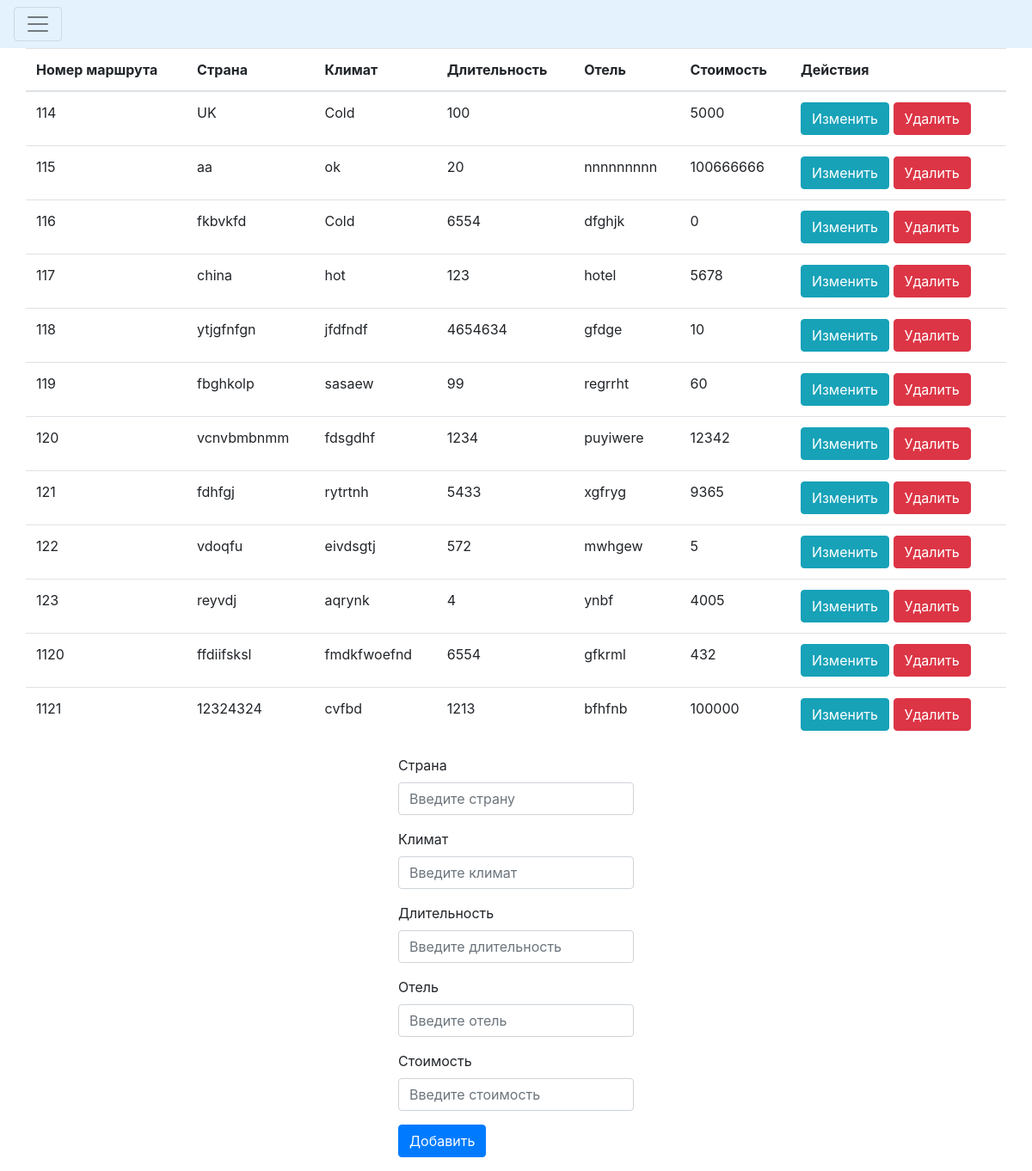
Page /routes.php on the committed database.
### tables this page shows
CREATE TABLE IF NOT EXISTS `routes` (
  `id` int(11) NOT NULL AUTO_INCREMENT,
  `Country` varchar(20) NOT NULL,
  `Climate` varchar(20) NOT NULL,
  `Lasting` int(11) NOT NULL,
  `Hotel` varchar(20) NOT NULL,
  `Cost` int(11) NOT NULL,
  PRIMARY KEY (`id`),
  KEY `id_routes` (`id`)
);

### routProc.php (called while the page is built, shortened)
<?php
$update = false;
$Country = '';
$Climate = '';
$Lasting = '';
$Hotel='';
$Cost = '';

### routes.php (the view, shortened to what this page needs)
<!DOCTYPE html>
<html>
    <head>
        <link rel="stylesheet" href="https://stackpath.bootstrapcdn.com/bootstrap/4.2.1/css/bootstrap.min.css">
    </head>
    <body>
        <?php require_once 'routProc.php'; ?>
        <div class="pos-f-t">
            <nav class="navbar navbar-light" style="background-color: #e3f2fd;">
                <button class="navbar-toggler" type="button" data-toggle="collapse" data-target="#navbarToggleExternalContent" aria-controls="navbarToggleExternalContent" aria-expanded="false" aria-label="Toggle navigation">
                    <span class="navbar-toggler-icon"></span>
                </button>
            </nav>
        </div>
        <div class="container">
        <?php
            $mysqli = new mysqli('localhost', 'root', '', 'travel_agency') or die(mysqli_error($mysqli));
            $result = $mysqli->query("SELECT * FROM routes ORDER BY id ASC") or die($mysqli->error);
        ?>
        <div class="row justify-content-center">
            <table class="table">
                <thead>
                    <tr>
                        <th>Номер маршрута</th>
                        <th>Страна</th>
                        <th>Климат</th>
                        <th>Длительность</th>
						<th>Отель</th>
						<th>Стоимость</th>
                        <th colspan="2">Действия</th>
                    </tr>
                </thead>
        <?php
            while ($row = $result->fetch_assoc()): ?>
                <tr>
                    <td><?php echo $row['id']; ?></td>
                    <td><?php echo $row['Country']; ?></td>
                    <td><?php echo $row['Climate']; ?></td>
                    <td><?php echo $row['Lasting']; ?></td>
                    <td><?php echo $row['Hotel']; ?></td>
                    <td><?php echo $row['Cost']; ?></td>
                    <td>
                        <a href="routes.php?edit=<?php echo $row['id']; ?>"
                           class="btn btn-info">Изменить</a>
                        <a href="routProc.php?delete=<?php echo $row['id']; ?>"
                           class="btn btn-danger">Удалить</a>
                    </td>
                </tr>
            <?php endwhile; ?>
            </table>
        </div>
        <div class="row justify-content-center">
            <form action="routProc.php" method="POST">
            <div class="form-group">
				<label>Страна</label>
				<input type="text" name="Country" class="form-control" pattern="[A-Za-zА-Яа-я0-9+-]{1,}$"
                   value="<?php echo $Country; ?>" placeholder="Введите страну" required>
            </div>
            <div class="form-group">
				<label>Климат</label>
				<input type="text" name="Climate" class="form-control" pattern="[A-Za-zА-Яа-я]{1,}$"
                   value="<?php echo $Climate; ?>" placeholder="Введите климат" required>
            </div>
            <div class="form-group">
				<label>Длительность</label>
				<input type="text" name="Lasting" class="form-control" pattern="[0-9]{1,}$"
                   value="<?php echo $Lasting; ?>" placeholder="Введите длительность" required>
            </div>
			<div class="form-group">
				<label>Отель</label>
				<input type="text" name="Hotel" class="form-control" pattern="[A-Za-zА-Яа-я]{1,}$"
                   value="<?php echo $Hotel; ?>" placeholder="Введите отель" required>
            </div>
			<div class="form-group">
				<label>Стоимость</label>
				<input type="text" name="Cost" class="form-control" pattern="[0-9]{1,}$"
                   value="<?php echo $Cost; ?>" placeholder="Введите стоимость" required>
            </div>
            <div class="form-group">
				<?php
					if($update == true):
				?>
            <button type="submit" class="btn btn-info" name="update">Обновить</button>
            <?php else: ?>
            <button type="submit" class="btn btn-primary" name="save">Добавить</button>
            <?php endif; ?>
            </div>
        </form>
        </div>
    </div>
    </body>
</html>

### rows in the picture
routes: id "114", Country "UK", Climate "Cold", Lasting "100", Cost "5000"
routes: id "115", Country "aa", Climate "ok", Lasting "20", Hotel "nnnnnnnnn", Cost "100666666"
routes: id "116", Country "fkbvkfd", Climate "Cold", Lasting "6554", Hotel "dfghjk", Cost "0"
routes: id "117", Country "china", Climate "hot", Lasting "123", Hotel "hotel", Cost "5678"
routes: id "118", Country "ytjgfnfgn", Climate "jfdfndf", Lasting "4654634", Hotel "gfdge", Cost "10"
routes: id "119", Country "fbghkolp", Climate "sasaew", Lasting "99", Hotel "regrrht", Cost "60"
routes: id "120", Country "vcnvbmbnmm", Climate "fdsgdhf", Lasting "1234", Hotel "puyiwere", Cost "12342"
routes: id "121", Country "fdhfgj", Climate "rytrtnh", Lasting "5433", Hotel "xgfryg", Cost "9365"
routes: id "122", Country "vdoqfu", Climate "eivdsgtj", Lasting "572", Hotel "mwhgew", Cost "5"
routes: id "123", Country "reyvdj", Climate "aqrynk", Lasting "4", Hotel "ynbf", Cost "4005"
routes: id "1120", Country "ffdiifsksl", Climate "fmdkfwoefnd", Lasting "6554", Hotel "gfkrml", Cost "432"
routes: id "1121", Country "12324324", Climate "cvfbd", Lasting "1213", Hotel "bfhfnb", Cost "100000"
